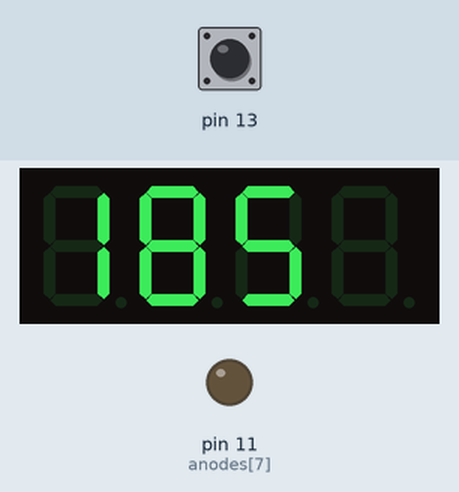
The sketch below on a simulated Arduino Uno, built with avr-gcc and run on an emulated ATmega328P. Shown: 4-digit seven-segment display, output pins drawn as LEDs (lit = HIGH). Wiring (inferred from the names in the program): 4-digit 7-segment display, segments lit when HIGH: segments pin 4, pin 5, pin 6, pin 7, pin 8, pin 9, pin 10; digit selects pin 2, pin 1, pin 3, pin 0. The test bench sets the inputs (shaded band); at power-on: pin 13 LOW. Random numbers use the default seed unless the sketch sets one; the segment pins are drawn as the display they are named for; pins used as bus, display or sensor lines are not drawn.

Above: at 1.2 s.
1.3 s: pin 13 driven HIGH
At 3.75 s:
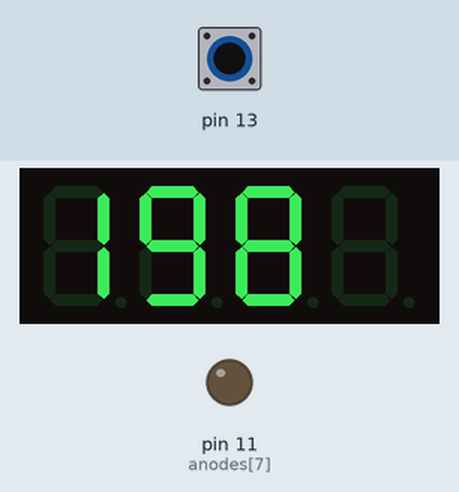
4.3 s: pin 13 driven LOW
At 5.4 s:
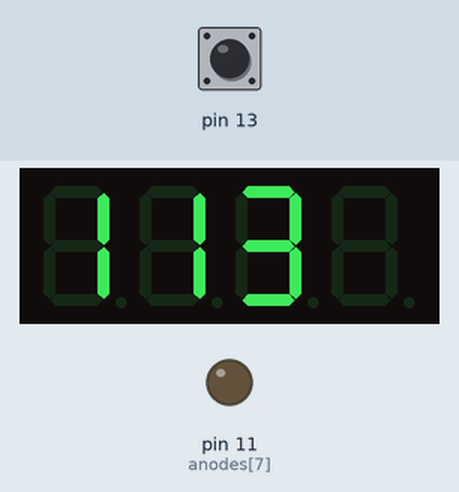
5.8 s: pin 13 driven HIGH
At 6.34 s:
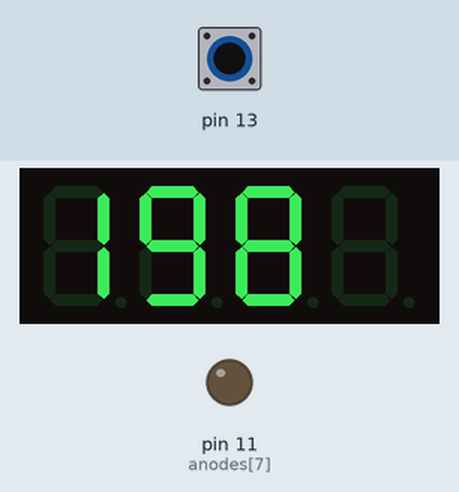
8.8 s: pin 13 pulsed LOW 2 times (0.12 s each, 0.3 s apart)
At 9.22 s:
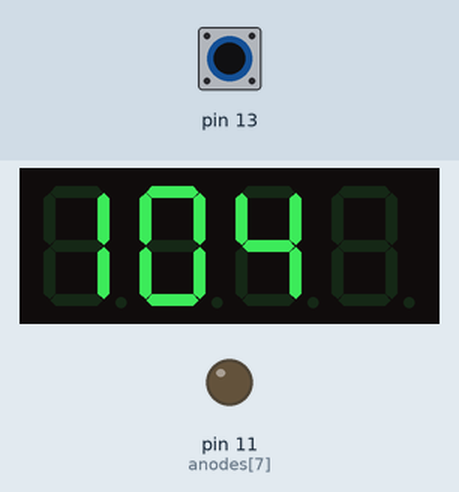

The sketch:

using_the_segment_display.ino
```cpp
// setup data

//class digitDisplay {
//
//  class segmentDisplay {
//
//    int segmentState[8] = {0, 0, 0, 0, 0, 0, 0, 0};  // Array to hold segment data: [ A, B, C, D, E, F, G, DP ]
//
//    public:
//
//    void clearSegments() {
//      for (int i = 0; i < 8; i++) {
//        segmentState[i] = 0;
//      }
//    }
//
//    void setSegments(int segmentArr[8]) {
//      for (int i = 0; i < 8; i++) {
//        segmentState[i] = segmentArr[i];
//      }
//    }
//
//  };
//
//  segmentDisplay digit1;
//  segmentDisplay digit2;
//  segmentDisplay digit3;
//  segmentDisplay digit4;
//
//  digit1.clearSegments();
//
//};

class segmentDisplay {
  public:
    segmentDisplay(/*int*, int*/);
    segmentDisplay(int*, int);

    void setAnodes(int*);
    void setCathode(int);

    void setSegments(int*);
    void clearSegments();

    void clearPattern(int*);
    void getPattern(char, int*, boolean);

    void displaySegments();
  private:
    int anodes[8];
    int cathode;

    int state[8];
};

segmentDisplay::segmentDisplay(/*int a[], int c*/) {

  /*for(int i = 0; i < 8; i++) {
    anodes[i] = a[i];
  }
  cathode = c;*/

  clearSegments();
}

segmentDisplay::segmentDisplay(int a[], int c) {

  for(int i = 0; i < 8; i++) {
    anodes[i] = a[i];
  }
  cathode = c;

  clearSegments();
}

void segmentDisplay::setAnodes(int a[8]) {

  for(int i = 0; i < 8; i++) {
    anodes[i] = a[i];
  }
}

void segmentDisplay::setCathode(int c) {

  cathode = c;
}

void segmentDisplay::setSegments(int data[]) {

  for(int i = 0; i < 8; i++) {
    state[i] = data[i];
  }
}

void segmentDisplay::clearSegments() {

  for(int i = 0; i < 8; i++) {
    state[i] = 0;
  }
}

void segmentDisplay::displaySegments() {

  for(int i = 0; i < 8; i++) {

    digitalWrite(anodes[i], state[i]);
  }

  digitalWrite(cathode, 0);
}

void segmentDisplay::getPattern(char name, int patternContainer[], boolean decimal) {

  if(name == '0') {

    patternContainer[0] = 1;
    patternContainer[1] = 1;
    patternContainer[2] = 1;
    patternContainer[3] = 1;
    patternContainer[4] = 1;
    patternContainer[5] = 1;
    patternContainer[6] = 0;
    patternContainer[7] = 0;

  } else if(name == '1') {

    patternContainer[0] = 0;
    patternContainer[1] = 1;
    patternContainer[2] = 1;
    patternContainer[3] = 0;
    patternContainer[4] = 0;
    patternContainer[5] = 0;
    patternContainer[6] = 0;
    patternContainer[7] = 0;

  }else if(name == '2') {

    patternContainer[0] = 1;
    patternContainer[1] = 1;
    patternContainer[2] = 0;
    patternContainer[3] = 1;
    patternContainer[4] = 1;
    patternContainer[5] = 0;
    patternContainer[6] = 1;
    patternContainer[7] = 0;

  }else if(name == '3') {

    patternContainer[0] = 1;
    patternContainer[1] = 1;
    patternContainer[2] = 1;
    patternContainer[3] = 1;
    patternContainer[4] = 0;
    patternContainer[5] = 0;
    patternContainer[6] = 1;
    patternContainer[7] = 0;

  }else if(name == '4') {

    patternContainer[0] = 0;
    patternContainer[1] = 1;
    patternContainer[2] = 1;
    patternContainer[3] = 0;
    patternContainer[4] = 0;
    patternContainer[5] = 1;
    patternContainer[6] = 1;
    patternContainer[7] = 0;

  }else if(name == '5') {

    patternContainer[0] = 1;
    patternContainer[1] = 0;
    patternContainer[2] = 1;
    patternContainer[3] = 1;
    patternContainer[4] = 0;
    patternContainer[5] = 1;
    patternContainer[6] = 1;
    patternContainer[7] = 0;

  }else if(name == '6') {

    patternContainer[0] = 1;
    patternContainer[1] = 0;
    patternContainer[2] = 1;
    patternContainer[3] = 1;
    patternContainer[4] = 1;
    patternContainer[5] = 1;
    patternContainer[6] = 1;
    patternContainer[7] = 0;

  }else if(name == '7') {

    patternContainer[0] = 1;
    patternContainer[1] = 1;
    patternContainer[2] = 1;
    patternContainer[3] = 0;
    patternContainer[4] = 0;
    patternContainer[5] = 0;
    patternContainer[6] = 0;
    patternContainer[7] = 0;

  }else if(name == '8') {

    patternContainer[0] = 1;
    patternContainer[1] = 1;
    patternContainer[2] = 1;
    patternContainer[3] = 1;
    patternContainer[4] = 1;
    patternContainer[5] = 1;
    patternContainer[6] = 1;
    patternContainer[7] = 0;

  }else if(name == '9') {

    patternContainer[0] = 1;
    patternContainer[1] = 1;
    patternContainer[2] = 1;
    patternContainer[3] = 1;
    patternContainer[4] = 0;
    patternContainer[5] = 1;
    patternContainer[6] = 1;
    patternContainer[7] = 0;

  }else if(name == '.') {

    patternContainer[0] = 0;
    patternContainer[1] = 0;
    patternContainer[2] = 0;
    patternContainer[3] = 0;
    patternContainer[4] = 0;
    patternContainer[5] = 0;
    patternContainer[6] = 0;
    patternContainer[7] = 1;

  }else {
    patternContainer[0] = 0;
    patternContainer[1] = 0;
    patternContainer[2] = 0;
    patternContainer[3] = 0;
    patternContainer[4] = 0;
    patternContainer[5] = 0;
    patternContainer[6] = 0;
    patternContainer[7] = 0;
  }
  //else if(name == 'n') {  // Empty array is filled with discarded memory from the stack, random values and old information.  interesting.
//
//  }
  if(decimal == true) {
    patternContainer[7] = 1;
  }

  //return patternContainer;
}


class digitDisplay {
  public:
    digitDisplay(int*, int*); // defign the number of digits

    void clearDisplay();

    void displayDigit(int);
    void displayOff();
    void sweep(int);

    void clearDigit(int);
    void setDigit(int, char, boolean = false);  // Use one byte to display characters on the display


  private:
    int anodes[8];
    int cathodes[4];

    segmentDisplay digit1;
    segmentDisplay digit2;
    segmentDisplay digit3;
    segmentDisplay digit4;

    segmentDisplay digits[4] = {
      digit1,
      digit2,
      digit3,
      digit4
    };

};

digitDisplay::digitDisplay(int a[8], int c[4]) {

  for(int i = 0; i < 8; i++) {

    anodes[i] = a[i];
  }
  for(int i = 0; i < 4; i++) {

    cathodes[i] = c[i];
  }

//  digit1.setAnodes(anodes);
//  digit1.setCathode(cathodes[0]);
//  digit2.setAnodes(anodes);
//  digit2.setCathode(cathodes[1]);
//  digit3.setAnodes(anodes);
//  digit3.setCathode(cathodes[2]);
//  digit4.setAnodes(anodes);
//  digit4.setCathode(cathodes[3]);
  for(int i = 0; i < 4; i++) {

    digits[i].setAnodes(anodes);
    digits[i].setCathode(cathodes[i]);
  }

}

void digitDisplay::clearDisplay() {

//  digit1.clearSegments();
//  digit2.clearSegments();
//  digit3.clearSegments();
//  digit4.clearSegments();

  for(int i = 0; i < 4; i++) {

    digits[i].clearSegments();
  }
}

void digitDisplay::clearDigit(int digit) {

  digits[digit].clearSegments();
}

void digitDisplay::setDigit(int digit, char character, boolean dec) {

  int pattern[8];

  digits[digit].getPattern(character, pattern, dec);
  digits[digit].setSegments(pattern);
}

void digitDisplay::displayDigit(int digit) {

  digits[digit].displaySegments();
}

void digitDisplay::sweep(int waitTime) {

  for(int i = 0; i < 4; i++) {

    displayOff();
    displayDigit(i);
    delay(waitTime);
  }
  displayOff();
}

void digitDisplay::displayOff() {

  for(int i = 0; i < 8; i++) {

    digitalWrite(anodes[i], 0);
  }
  for(int i = 0; i < 4; i++) {

    digitalWrite(cathodes[i], 1);
  }
}

void intToChar(int input, char characters[], int padding = 4) {  // only works for numbers less than 10... :(
//
//  if(input > 9999) {
//
//  } else if(input > 999) {
//
//  } else if(input > 99) {
//
//  } else if(input > 9) {
//
//  } else {
//
//  }
  int x = 10;
  int digit = 0;
  while(true) {
    if(input / x > 0) {
      x *= 10;
      digit += 1;
    } else {
      break;
    }
  }

//  if(true) {
//    for(int i = 0; i < 4; i++) {
//      characters[i] = '0';
//    }
//  }

  while(true) {
    if(input > 9) {
      characters[digit] = '0' + (input % 10);
      digit--;
      input /= 10;
    } else {
      characters[digit] = '0' + input;
      break;
    }
  }

//  for(int i = padding; i > 0; i--) {  // messed something up
//
//    if(padding - (digit + 1) - i > 0) {
//      characters[i] = '0';
//    } else {
//
//      if(input > 9) {
//        characters[i] = '0' + (input % 10);
//        //digit--;
//        input /= 10;
//      } else {
//        characters[i] = '0' + input;
//        //break;
//      }
//    }
//  }

}


// Display pins
int cathodes[4] = {2, 1, 3, 0};
int anodes[8] = {4, 5, 6, 7, 8, 9, 10, 11};

// Button pins
int hrBut = 13;
int minBut = 12;

// Display settings
int waitTime = 1;  // Time to display each digit before moving to the next one

// Count down settings
int value = 0;  // Stores current display value
int countDown = 9999;  // Number to count down from

// Timer variables
long currentTime;
long startTime;
long offsetms = 120000;
int HR_MS = 3600000;
int MIN_MS = 60000;
int displayValue;

char characters[4] = {};

digitDisplay dDisplay (anodes, cathodes);


void setup() {

  //set up outputs
  //cathodes
  for(int i = 0; i < 4; i++) {

    pinMode(cathodes[i], OUTPUT);
  }
  // anodes
  for(int i = 0; i < 8; i++) {

    pinMode(anodes[i], OUTPUT);
  }

  startTime = millis();

  randomSeed(analogRead(0));

  intToChar(random(101, 201), characters);
////
  dDisplay.setDigit(0, characters[0]);
  dDisplay.setDigit(1, characters[1]);
  dDisplay.setDigit(2, characters[2]);
  dDisplay.setDigit(3, characters[3]);

}


void loop() {
  currentTime = (millis() - startTime) + 10000;
  dDisplay.sweep(waitTime);

//  for(int i = 0; i< 4; i++) {
//    characters[i] = 'n';
//  }
//  intToChar(value, characters);
//  value = countDown - (currentTime / 100);

  //displayValue = (currentTime / HR_MS * 100)/* = the hours with two zeros*/ + (currentTime / MIN_MS % 60);/* = the minutes*/  // 1min = 60,000ms, 1hr = 3,600,000ms
//  displayValue = currentTime / 6000 % 12 * 100 + currentTime / 100 % 60;
//  intToChar(displayValue, characters, 4);

 // intToChar(random(89, 101), characters);

// if(currentTime % 250 < 10) {
//   intToChar(random(89, 101), characters);
// }

  if(digitalRead(13)) {

    intToChar(random(101, 201), characters);
  }

  //dDisplay.clearDisplay();
  dDisplay.setDigit(0, characters[0]);
  dDisplay.setDigit(1, characters[1]);
  dDisplay.setDigit(2, characters[2]);
  dDisplay.setDigit(3, characters[3]);

}
```

Measured:
- after the input at 1.3 s, the display: first changes after 0.08 s (image 1 shows a later state)
- after the input at 5.8 s, the display: changes after 0.06 s (image 3)
